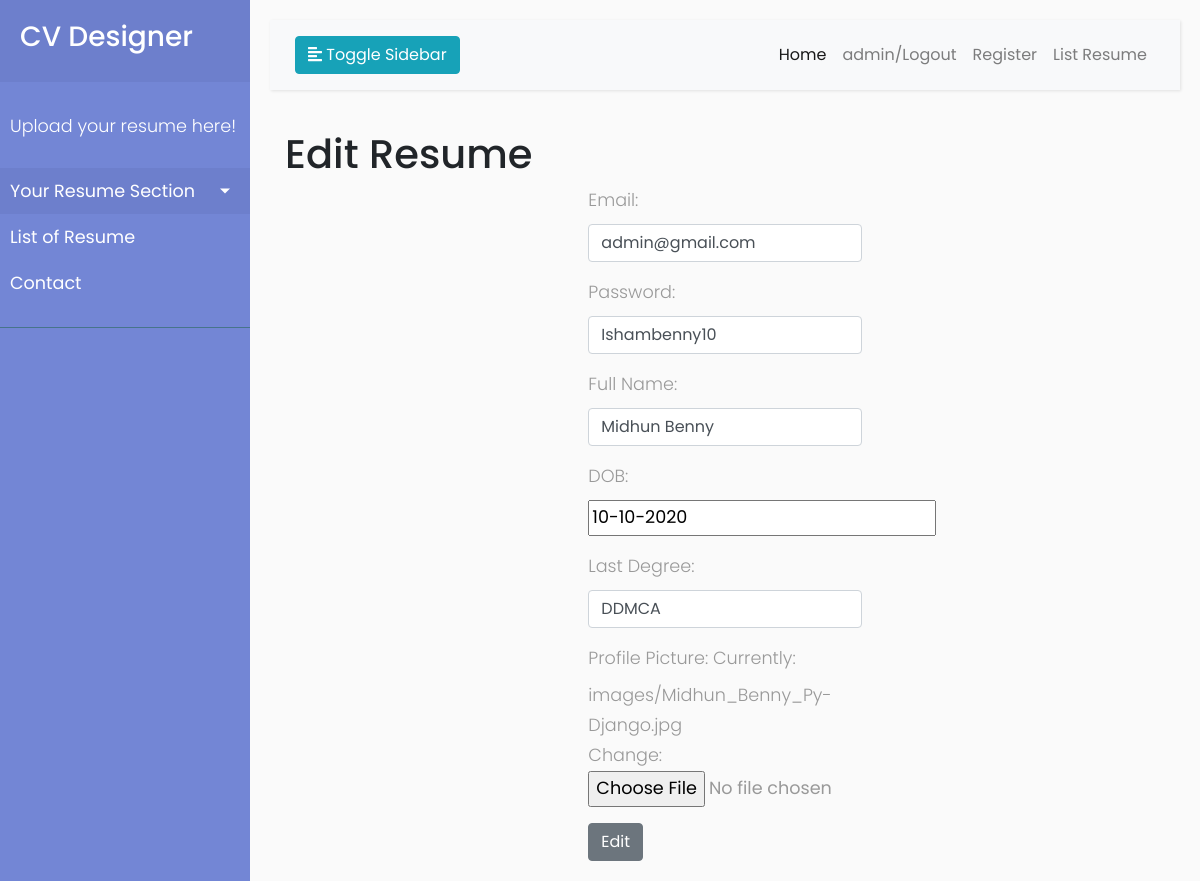
The page /editresume/1 (signed in) on the database its author committed.
### fresher/models.py (models this page shows)
class Resume(models.Model):
    Email = models.CharField(max_length=120)
    Password = models.CharField(max_length=25)
    Full_Name = models.CharField(max_length=120)
    DOB = models.CharField(max_length=120)
    Last_Degree = models.CharField(max_length=120)
    Profile_Picture = models.ImageField(default=None, upload_to="images")
    user = models.CharField(max_length=120)

### fresher/views.py (the view)
# urls.py: path('editresume/<int:pk>', editResume, name="editresume"),
@login_required(login_url="loginPage")
def editResume(request, pk):
    obj = Resume.objects.get(user=request.user, id=pk)
    form = ResumeForm(instance=obj)
    context = {"edit": form}
    if request.method == 'POST':
        obj = Resume.objects.get(id=pk)
        form = ResumeForm(instance=obj, data=request.POST, files=request.FILES)
        if form.is_valid():
            form.save()
            return redirect("resume")
    return render(request, "fresher/resumeedit.html", context)

### fresher/forms.py
class ResumeForm(ModelForm):
    class Meta:
        model = Resume
        fields = "__all__"
        widgets = {
            'Email': forms.TextInput(attrs={'class': 'form-control'}),
            'Password': forms.TextInput(attrs={'class': 'form-control'}), #if PasswordInput() - Editform will not display password.
            'Full_Name': forms.TextInput(attrs={'class': 'form-control'}),
            'DOB': forms.DateInput(format='%d-%m-%Y', attrs={'class': 'myDateClass',
                                                             'placeholder': 'dd-mm-YYYY'}),
            'Last_Degree': forms.TextInput(attrs={'class': 'form-control'}),
            'user': forms.HiddenInput(),
        }

### fresher/templates/fresher/resumeedit.html (shortened to what this page needs)
<!DOCTYPE html>
<html lang="en">
{% extends "fresher/index.html" %}
{% block body_block %}
<div class="container">
    <h1>Edit Resume</h1>
    <div class="row">
        <div class="col-4"></div>
        <div class="col-4">
            <form method="post" enctype="multipart/form-data">
                 {{edit.as_p}}
                 <input type="submit" value="Edit" class="btn btn-secondary">
            </form>
        </div>
        <div class="col-4"></div>
    </div>
</div>
{% endblock %}

### fresher/templates/fresher/index.html (shortened to what this page needs)
<!DOCTYPE html>
<html>
{% load static %}
<head>
    <link rel="stylesheet" href="https://stackpath.bootstrapcdn.com/bootstrap/4.1.0/css/bootstrap.min.css">
    <link rel="stylesheet" href="{% static "css/style.css" %}">
</head>
<body>
    <div class="wrapper">
        <nav id="sidebar">
            <div class="sidebar-header">
                <h3>CV Designer</h3>
            </div>
            <ul class="list-unstyled components">
                <p>Upload your resume here!</p>
                <li class="active">
                    <a href="#homeSubmenu" data-toggle="collapse" aria-expanded="false" class="dropdown-toggle"> Your Resume Section</a>
                </li>
                <li>
                    <a href="{% url 'listresume' %}">List of Resume</a>
                </li>
               <li>
                <li>
                    <a href="{% url 'contact' %}">Contact</a>
                </li>
            </ul>
        </nav>
        <div id="content">
            <nav class="navbar navbar-expand-lg navbar-light bg-light">
                <div class="container-fluid">
                    <button type="button" id="sidebarCollapse" class="btn btn-info">
                        <i class="fas fa-align-left"></i>
                        <span>Toggle Sidebar</span>
                    </button>
                    <div class="collapse navbar-collapse" id="navbarSupportedContent">
                        <ul class="nav navbar-nav ml-auto">
                            <li class="nav-item active">
                                <a class="nav-link" href="{% url 'home' %}">Home</a>
                            </li>
                            {% if request.user %}
                            <li class="nav-item">
                                <a class="nav-link" href="{% url 'logoutPage'  %}">{{request.user}}/Logout</a>
                            </li>
                             {% endif %}
                            <li class="nav-item">
                                <a class="nav-link" href="{% url 'register' %}">Register</a>
                            </li>
                            <li class="nav-item">
                                <a class="nav-link" href="{% url 'listresume' %}">List Resume</a>
                            </li>
                        </ul>
                    </div>
                </div>
            </nav>
            {% block body_block %}
            {% endblock %}
        </div>
    </div>
</body>
</html>

### fresher/static/css/style.css (style rules this page uses)
body { font-family: 'Poppins', sans-serif; background: #fafafa; }
p { font-family: 'Poppins', sans-serif; font-size: 1.1em; font-weight: 300; line-height: 1.7em; color: #999; }
a, a:hover, a:focus { color: inherit; text-decoration: none; transition: all 0.3s; }
.navbar { padding: 15px 10px; background: #fff; border: none; border-radius: 0; margin-bottom: 40px; box-shadow: 1px 1px 3px rgba(0, 0, 0, 0.1); }
.wrapper { display: flex; width: 100%; align-items: stretch; }
#sidebar { min-width: 250px; max-width: 250px; background: #7386D5; color: #fff; transition: all 0.3s; }
#sidebar .sidebar-header { padding: 20px; background: #6d7fcc; }
#sidebar ul.components { padding: 20px 0; border-bottom: 1px solid #47748b; }
#sidebar ul p { color: #fff; padding: 10px; }
#sidebar ul li a { padding: 10px; font-size: 1.1em; display: block; }
#sidebar ul li.active>a, a[aria-expanded="true"] { color: #fff; background: #6d7fcc; }
a[data-toggle="collapse"] { position: relative; }
.dropdown-toggle::after { display: block; position: absolute; top: 50%; right: 20px; transform: translateY(-50%); }
#content { width: 100%; padding: 20px; min-height: 100vh; transition: all 0.3s; }

### rows shown on the page
Resume: Email "admin@gmail.com", Password "Ishambenny10", Full_Name "Midhun Benny", DOB "10-10-2020", Last_Degree "DDMCA"

### other values the page prints
{{ request.user }} "admin"
